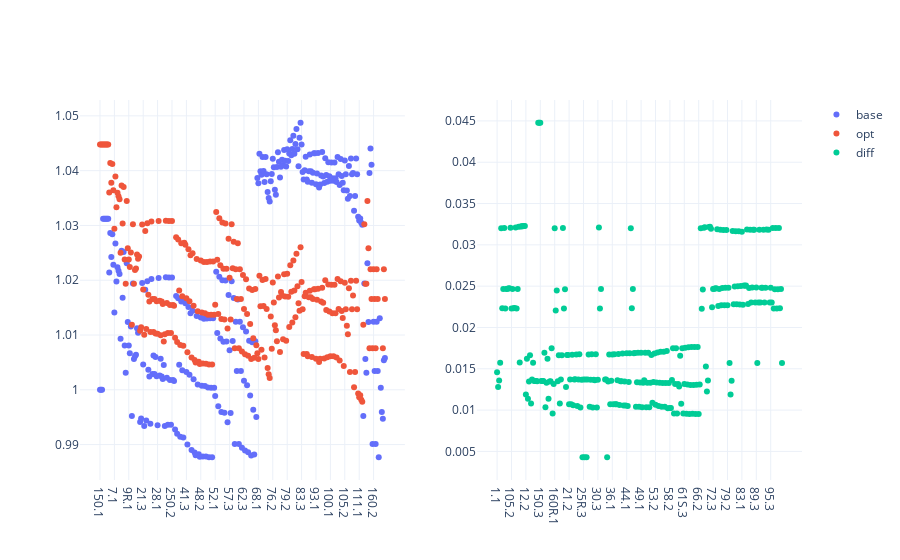

The cell this chart's notebook holds for it:
### Markdown cell above
## Process Data

### Code cell
ts = dt.datetime(2018, 5, 1, 12)
true = true_voltages.loc[ts].abs() / base_voltages
est = est_voltages.loc[ts].abs()/base_voltages
error = (true - est).abs()

fig = make_subplots(rows=1, cols=2)
fig.add_trace(
    go.Scatter(name="base", x=true.index, y=true.values, mode="markers"), row=1, col=1
)
fig.add_trace(
    go.Scatter(name="opt", x=est.index, y=est.values, mode="markers"), row=1, col=1
)
fig.add_trace(
    go.Scatter(name="diff", x=error.index, y=error.values, mode="markers"),
    row=1,
    col=2,
)
fig.update_layout(template="plotly_white")
fig.show()

### Figure 1 — Plotly figure (JSON) as saved in the notebook; plotly's stock layout.template omitted (floating-point values rounded to 4 significant figures; data arrays with more than 128 entries replaced by an {"elided": "..."} marker saying what was removed)
{"data": [{"mode": "markers", "name": "base", "type": "scatter", "x": {"elided": "278 str values"}, "xaxis": "x", "y": {"elided": "278 float values"}, "yaxis": "y"}, {"mode": "markers", "name": "opt", "type": "scatter", "x": {"elided": "278 str values"}, "xaxis": "x", "y": {"elided": "278 float values"}, "yaxis": "y"}, {"mode": "markers", "name": "diff", "type": "scatter", "x": {"elided": "278 str values"}, "xaxis": "x2", "y": {"elided": "278 float values"}, "yaxis": "y2"}], "layout": {"autosize": true, "xaxis": {"anchor": "y", "autorange": true, "domain": [0, 0.45], "range": [-21.03, 298.0], "type": "category"}, "xaxis2": {"anchor": "y2", "autorange": true, "domain": [0.55, 1], "range": [-21.03, 298.0], "type": "category"}, "yaxis": {"anchor": "x", "autorange": true, "domain": [0, 1], "range": [0.9826, 1.054], "type": "linear"}, "yaxis2": {"anchor": "x2", "autorange": true, "domain": [0, 1], "range": [0.0009512, 0.04812], "type": "linear"}}}
